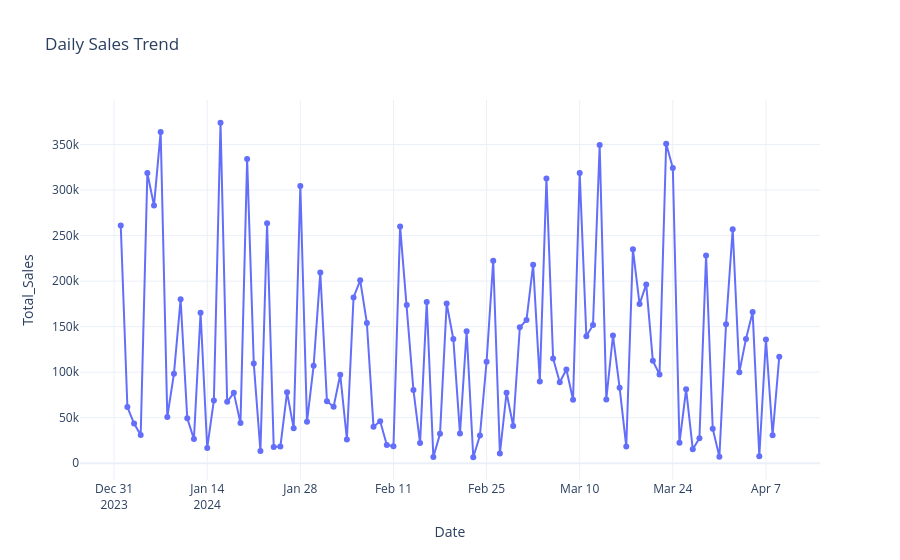

The cell this chart's notebook holds for it:
### Markdown cell above
8. DAILY SALES TREND(PLOTLY INTERACTIVE)

### Code cell
daily_sales = df.groupby("Date")["Total_Sales"].sum().reset_index()

fig = px.line(
    daily_sales,
    x="Date",
    y="Total_Sales",
    title="Daily Sales Trend",
    markers=True,
    template="plotly_white"
)

fig.show()
